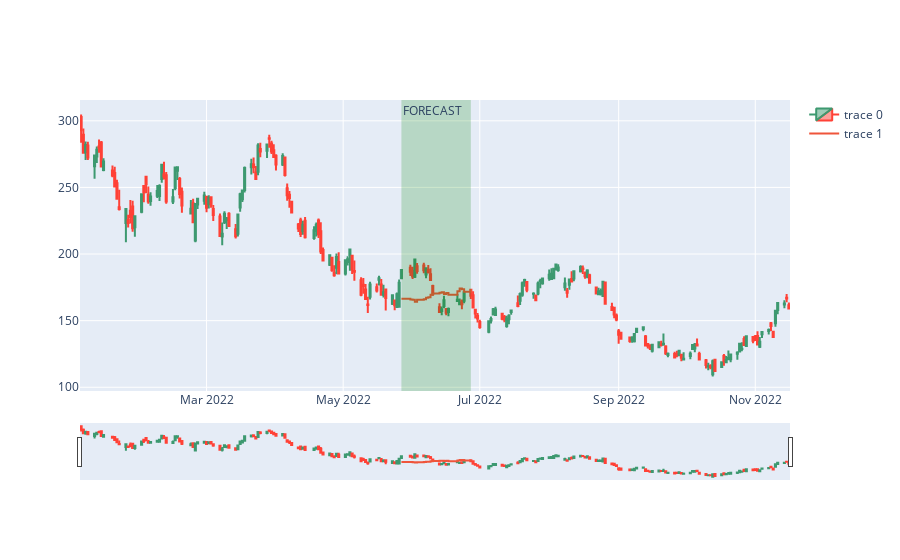

Here is the notebook cell this chart was saved with:
### Code cell
import plotly.graph_objects as go

candles_back = 450
lpadding = 100
rpadding = 100

rlim = rpadding-candles_back if candles_back > rpadding else None

df_display = df.iloc[-lpadding-output_length-candles_back:rlim]

fig = go.Figure(data=[
    go.Candlestick(
        x=df_display.index,
        open=df_display['Open'],
        high=df_display['High'],
        low=df_display['Low'],
        close=df_display['Close']
    )
])

fig.add_trace(go.Scatter(
    x=df_display.index[lpadding:lpadding+output_length],
    y=preds[-output_length-candles_back-1],
    line_shape='hv',
    mode='lines'
))

fig.add_vrect(
    x0=df_display.index[lpadding],
    x1=df_display.index[lpadding+output_length-1],
    annotation_text="FORECAST",
    annotation_position="top left",
    fillcolor="green",
    opacity=0.2,
    line_width=0
)

fig.show()

### Figure 1 — Plotly figure (JSON) as saved in the notebook; plotly's stock layout.template omitted (floating-point values rounded to 4 significant figures; data arrays with more than 128 entries replaced by an {"elided": "..."} marker saying what was removed)
{"data": [{"close": {"elided": "220 float values"}, "high": {"elided": "220 float values"}, "low": {"elided": "220 float values"}, "open": {"elided": "220 float values"}, "type": "candlestick", "x": {"elided": "220 str values"}}, {"line": {"shape": "hv"}, "mode": "lines", "type": "scatter", "x": ["2022-05-27T00:00:00", "2022-05-31T00:00:00", "2022-06-01T00:00:00", "2022-06-02T00:00:00", "2022-06-03T00:00:00", "2022-06-06T00:00:00", "2022-06-07T00:00:00", "2022-06-08T00:00:00", "2022-06-09T00:00:00", "2022-06-10T00:00:00", "2022-06-13T00:00:00", "2022-06-14T00:00:00", "2022-06-15T00:00:00", "2022-06-16T00:00:00", "2022-06-17T00:00:00", "2022-06-21T00:00:00", "2022-06-22T00:00:00", "2022-06-23T00:00:00", "2022-06-24T00:00:00", "2022-06-27T00:00:00"], "y": [166.5, 165.9, 165.6, 164.2, 165.7, 166.0, 167.1, 167.6, 169.4, 170.3, 170.9, 171.4, 170.0, 170.8, 169.5, 172.0, 174.1, 173.5, 171.6, 173.8]}], "layout": {"annotations": [{"showarrow": false, "text": "FORECAST", "x": "2022-05-27T00:00:00", "xanchor": "left", "xref": "x", "y": 1, "yanchor": "top", "yref": "y domain"}], "shapes": [{"fillcolor": "green", "line": {"width": 0}, "opacity": 0.2, "type": "rect", "x0": "2022-05-27T00:00:00", "x1": "2022-06-27T00:00:00", "xref": "x", "y0": 0, "y1": 1, "yref": "y domain"}]}}
